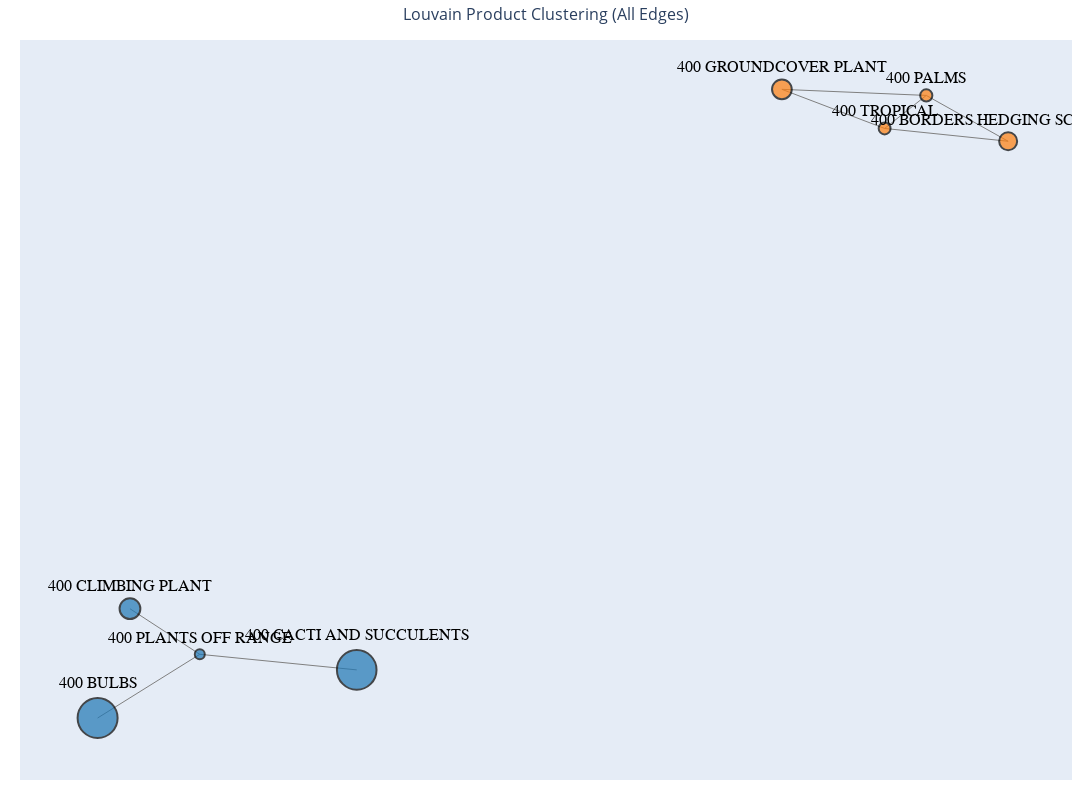

Write notebook code for a chart like this one.
### Markdown cell above
## Results

### Code cell
fig.show()

### Figure 1 — Plotly figure (JSON) as saved in the notebook; plotly's stock layout.template omitted (floating-point values rounded to 4 significant figures)
{"data": [{"hoverinfo": "none", "line": {"color": "gray", "width": 1}, "mode": "lines", "type": "scatter", "x": [0.4794, 0.4266, null, 0.4794, 0.5832, null, 0.4794, 0.2964, null, 0.4266, 0.5832, null, 0.4266, 0.2964, null, -0.5301, -0.4416, null, -0.4416, -0.2427, null, -0.4416, -0.5712, null], "y": [0.8876, 0.7874, null, 0.8876, 0.7487, null, 0.8876, 0.906, null, 0.7874, 0.7487, null, 0.7874, 0.906, null, -0.6687, -0.8069, null, -0.8069, -0.8541, null, -0.8069, -1.0, null]}, {"hoverinfo": "text", "marker": {"color": ["#ff7f0e", "#ff7f0e", "#1f77b4", "#1f77b4", "#ff7f0e", "#ff7f0e", "#1f77b4", "#1f77b4"], "line": {"color": "black", "width": 2}, "size": [12.17, 11.9, 20.77, 10, 18.0, 19.73, 39.59, 40]}, "mode": "markers+text", "text": ["400 PALMS", "400 TROPICAL", "400 CLIMBING PLANT", "400 PLANTS OFF RANGE", "400 BORDERS HEDGING SCREENING", "400 GROUNDCOVER PLANT", "400 CACTI AND SUCCULENTS", "400 BULBS"], "textfont": {"color": "black", "family": "Arial", "size": 16}, "textposition": "top center", "type": "scatter", "x": [0.4794, 0.4266, -0.5301, -0.4416, 0.5832, 0.2964, -0.2427, -0.5712], "y": [0.8876, 0.7874, -0.6687, -0.8069, 0.7487, 0.906, -0.8541, -1.0]}], "layout": {"height": 800, "hovermode": "closest", "margin": {"b": 20, "l": 20, "r": 20, "t": 40}, "showlegend": false, "title": {"font": {"size": 16}, "text": "Louvain Product Clustering (All Edges)", "x": 0.5}, "width": 1200, "xaxis": {"showgrid": false, "showticklabels": false, "zeroline": false}, "yaxis": {"showgrid": false, "showticklabels": false, "zeroline": false}}}
